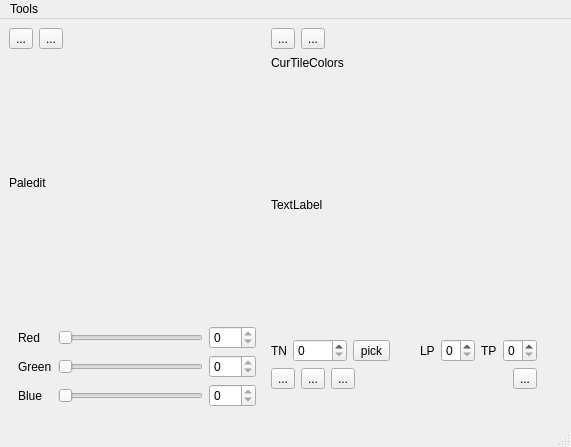
<?xml version="1.0" encoding="UTF-8"?>
<ui version="4.0">
 <class>MWin</class>
 <widget class="QMainWindow" name="MWin">
  <property name="geometry">
   <rect>
    <x>0</x>
    <y>0</y>
    <width>571</width>
    <height>429</height>
   </rect>
  </property>
  <property name="windowTitle">
   <string>MainWindow</string>
  </property>
  <widget class="QWidget" name="centralwidget">
   <layout class="QHBoxLayout" name="horizontalLayout_5">
    <item>
     <layout class="QVBoxLayout" name="verticalLayout">
      <item>
       <layout class="QHBoxLayout" name="horizontalLayout">
        <item>
         <widget class="QToolButton" name="palOpen">
          <property name="text">
           <string>...</string>
          </property>
          <property name="icon">
           <iconset resource="resrs.qrc">
            <normaloff>:/images/document-open.png</normaloff>:/images/document-open.png</iconset>
          </property>
         </widget>
        </item>
        <item>
         <widget class="QToolButton" name="palSave">
          <property name="text">
           <string>...</string>
          </property>
          <property name="icon">
           <iconset resource="resrs.qrc">
            <normaloff>:/images/document-save.png</normaloff>:/images/document-save.png</iconset>
          </property>
         </widget>
        </item>
        <item>
         <spacer name="horizontalSpacer_2">
          <property name="orientation">
           <enum>Qt::Horizontal</enum>
          </property>
          <property name="sizeHint" stdset="0">
           <size>
            <width>40</width>
            <height>20</height>
           </size>
          </property>
         </spacer>
        </item>
       </layout>
      </item>
      <item>
       <widget class="MLabel" name="paledit">
        <property name="sizePolicy">
         <sizepolicy hsizetype="Fixed" vsizetype="Fixed">
          <horstretch>0</horstretch>
          <verstretch>0</verstretch>
         </sizepolicy>
        </property>
        <property name="minimumSize">
         <size>
          <width>256</width>
          <height>256</height>
         </size>
        </property>
        <property name="maximumSize">
         <size>
          <width>256</width>
          <height>256</height>
         </size>
        </property>
        <property name="text">
         <string>Paledit</string>
        </property>
       </widget>
      </item>
      <item>
       <widget class="QWidget" name="colwid" native="true">
        <layout class="QGridLayout" name="gridLayout">
         <item row="2" column="2">
          <widget class="QSpinBox" name="spinG">
           <property name="readOnly">
            <bool>true</bool>
           </property>
           <property name="maximum">
            <number>255</number>
           </property>
          </widget>
         </item>
         <item row="4" column="1">
          <widget class="QSlider" name="sliderB">
           <property name="maximum">
            <number>24</number>
           </property>
           <property name="orientation">
            <enum>Qt::Horizontal</enum>
           </property>
          </widget>
         </item>
         <item row="2" column="0">
          <widget class="QLabel" name="label_3">
           <property name="text">
            <string>Green</string>
           </property>
          </widget>
         </item>
         <item row="1" column="0">
          <widget class="QLabel" name="label_2">
           <property name="text">
            <string>Red</string>
           </property>
          </widget>
         </item>
         <item row="1" column="2">
          <widget class="QSpinBox" name="spinR">
           <property name="readOnly">
            <bool>true</bool>
           </property>
           <property name="maximum">
            <number>255</number>
           </property>
          </widget>
         </item>
         <item row="1" column="1">
          <widget class="QSlider" name="sliderR">
           <property name="maximum">
            <number>24</number>
           </property>
           <property name="orientation">
            <enum>Qt::Horizontal</enum>
           </property>
          </widget>
         </item>
         <item row="2" column="1">
          <widget class="QSlider" name="sliderG">
           <property name="maximum">
            <number>24</number>
           </property>
           <property name="orientation">
            <enum>Qt::Horizontal</enum>
           </property>
          </widget>
         </item>
         <item row="6" column="1">
          <spacer name="verticalSpacer_2">
           <property name="orientation">
            <enum>Qt::Vertical</enum>
           </property>
           <property name="sizeHint" stdset="0">
            <size>
             <width>20</width>
             <height>40</height>
            </size>
           </property>
          </spacer>
         </item>
         <item row="4" column="0">
          <widget class="QLabel" name="label">
           <property name="text">
            <string>Blue</string>
           </property>
          </widget>
         </item>
         <item row="4" column="2">
          <widget class="QSpinBox" name="spinB">
           <property name="enabled">
            <bool>true</bool>
           </property>
           <property name="readOnly">
            <bool>true</bool>
           </property>
           <property name="maximum">
            <number>255</number>
           </property>
          </widget>
         </item>
        </layout>
       </widget>
      </item>
     </layout>
    </item>
    <item>
     <layout class="QVBoxLayout" name="verticalLayout_2">
      <item>
       <layout class="QHBoxLayout" name="horizontalLayout_2">
        <item>
         <widget class="QToolButton" name="tileOpen">
          <property name="text">
           <string>...</string>
          </property>
          <property name="icon">
           <iconset resource="resrs.qrc">
            <normaloff>:/images/document-open.png</normaloff>:/images/document-open.png</iconset>
          </property>
         </widget>
        </item>
        <item>
         <widget class="QToolButton" name="tileSave">
          <property name="text">
           <string>...</string>
          </property>
          <property name="icon">
           <iconset resource="resrs.qrc">
            <normaloff>:/images/document-save.png</normaloff>:/images/document-save.png</iconset>
          </property>
         </widget>
        </item>
        <item>
         <spacer name="horizontalSpacer_3">
          <property name="orientation">
           <enum>Qt::Horizontal</enum>
          </property>
          <property name="sizeHint" stdset="0">
           <size>
            <width>40</width>
            <height>20</height>
           </size>
          </property>
         </spacer>
        </item>
       </layout>
      </item>
      <item>
       <widget class="MLabel" name="tilePalGrid">
        <property name="sizePolicy">
         <sizepolicy hsizetype="Fixed" vsizetype="Fixed">
          <horstretch>0</horstretch>
          <verstretch>0</verstretch>
         </sizepolicy>
        </property>
        <property name="minimumSize">
         <size>
          <width>256</width>
          <height>16</height>
         </size>
        </property>
        <property name="maximumSize">
         <size>
          <width>256</width>
          <height>16</height>
         </size>
        </property>
        <property name="text">
         <string>CurTileColors</string>
        </property>
       </widget>
      </item>
      <item>
       <widget class="MLabel" name="tiledit">
        <property name="sizePolicy">
         <sizepolicy hsizetype="Fixed" vsizetype="Fixed">
          <horstretch>0</horstretch>
          <verstretch>0</verstretch>
         </sizepolicy>
        </property>
        <property name="minimumSize">
         <size>
          <width>256</width>
          <height>256</height>
         </size>
        </property>
        <property name="maximumSize">
         <size>
          <width>256</width>
          <height>256</height>
         </size>
        </property>
        <property name="text">
         <string>TextLabel</string>
        </property>
       </widget>
      </item>
      <item>
       <layout class="QHBoxLayout" name="horizontalLayout_3">
        <item>
         <widget class="QLabel" name="label_6">
          <property name="text">
           <string>TN</string>
          </property>
         </widget>
        </item>
        <item>
         <widget class="QSpinBox" name="tileNum">
          <property name="maximum">
           <number>4095</number>
          </property>
         </widget>
        </item>
        <item>
         <widget class="QToolButton" name="tbpicktile">
          <property name="text">
           <string>pick</string>
          </property>
          <property name="icon">
           <iconset resource="resrs.qrc">
            <normaloff>:/images/color-picker.png</normaloff>:/images/color-picker.png</iconset>
          </property>
         </widget>
        </item>
        <item>
         <spacer name="horizontalSpacer_4">
          <property name="orientation">
           <enum>Qt::Horizontal</enum>
          </property>
          <property name="sizeHint" stdset="0">
           <size>
            <width>40</width>
            <height>20</height>
           </size>
          </property>
         </spacer>
        </item>
        <item>
         <widget class="QLabel" name="label_4">
          <property name="text">
           <string>LP</string>
          </property>
         </widget>
        </item>
        <item>
         <widget class="QSpinBox" name="layPal">
          <property name="maximum">
           <number>3</number>
          </property>
         </widget>
        </item>
        <item>
         <widget class="QLabel" name="label_5">
          <property name="text">
           <string>TP</string>
          </property>
         </widget>
        </item>
        <item>
         <widget class="QSpinBox" name="tilePal">
          <property name="maximum">
           <number>3</number>
          </property>
         </widget>
        </item>
       </layout>
      </item>
      <item>
       <layout class="QHBoxLayout" name="horizontalLayout_4">
        <item>
         <widget class="QToolButton" name="flipH">
          <property name="text">
           <string>...</string>
          </property>
          <property name="icon">
           <iconset resource="resrs.qrc">
            <normaloff>:/images/flip_ver.png</normaloff>:/images/flip_ver.png</iconset>
          </property>
         </widget>
        </item>
        <item>
         <widget class="QToolButton" name="flipV">
          <property name="text">
           <string>...</string>
          </property>
          <property name="icon">
           <iconset resource="resrs.qrc">
            <normaloff>:/images/flip_hor.png</normaloff>:/images/flip_hor.png</iconset>
          </property>
         </widget>
        </item>
        <item>
         <widget class="QToolButton" name="copyFrom">
          <property name="text">
           <string>...</string>
          </property>
          <property name="icon">
           <iconset resource="resrs.qrc">
            <normaloff>:/images/go-next-view-page.png</normaloff>:/images/go-next-view-page.png</iconset>
          </property>
         </widget>
        </item>
        <item>
         <spacer name="horizontalSpacer_5">
          <property name="orientation">
           <enum>Qt::Horizontal</enum>
          </property>
          <property name="sizeHint" stdset="0">
           <size>
            <width>40</width>
            <height>20</height>
           </size>
          </property>
         </spacer>
        </item>
        <item>
         <widget class="QToolButton" name="tbClear">
          <property name="text">
           <string>...</string>
          </property>
          <property name="icon">
           <iconset resource="resrs.qrc">
            <normaloff>:/images/delete.png</normaloff>:/images/delete.png</iconset>
          </property>
         </widget>
        </item>
       </layout>
      </item>
      <item>
       <spacer name="verticalSpacer">
        <property name="orientation">
         <enum>Qt::Vertical</enum>
        </property>
        <property name="sizeHint" stdset="0">
         <size>
          <width>20</width>
          <height>40</height>
         </size>
        </property>
       </spacer>
      </item>
     </layout>
    </item>
    <item>
     <spacer name="horizontalSpacer">
      <property name="orientation">
       <enum>Qt::Horizontal</enum>
      </property>
      <property name="sizeHint" stdset="0">
       <size>
        <width>40</width>
        <height>20</height>
       </size>
      </property>
     </spacer>
    </item>
   </layout>
  </widget>
  <widget class="QMenuBar" name="menubar">
   <property name="geometry">
    <rect>
     <x>0</x>
     <y>0</y>
     <width>571</width>
     <height>20</height>
    </rect>
   </property>
   <widget class="QMenu" name="menuTools">
    <property name="title">
     <string>Tools</string>
    </property>
    <addaction name="actTMEdit"/>
   </widget>
   <addaction name="menuTools"/>
  </widget>
  <widget class="QStatusBar" name="statusbar"/>
  <action name="actSavePrj">
   <property name="text">
    <string>Save project</string>
   </property>
  </action>
  <action name="actOpenPrj">
   <property name="text">
    <string>Open project</string>
   </property>
  </action>
  <action name="actTMEdit">
   <property name="text">
    <string>TileMap editor</string>
   </property>
  </action>
 </widget>
 <customwidgets>
  <customwidget>
   <class>MLabel</class>
   <extends>QLabel</extends>
   <header location="global">mlabel.h</header>
  </customwidget>
 </customwidgets>
 <resources>
  <include location="resrs.qrc"/>
 </resources>
 <connections/>
</ui>
